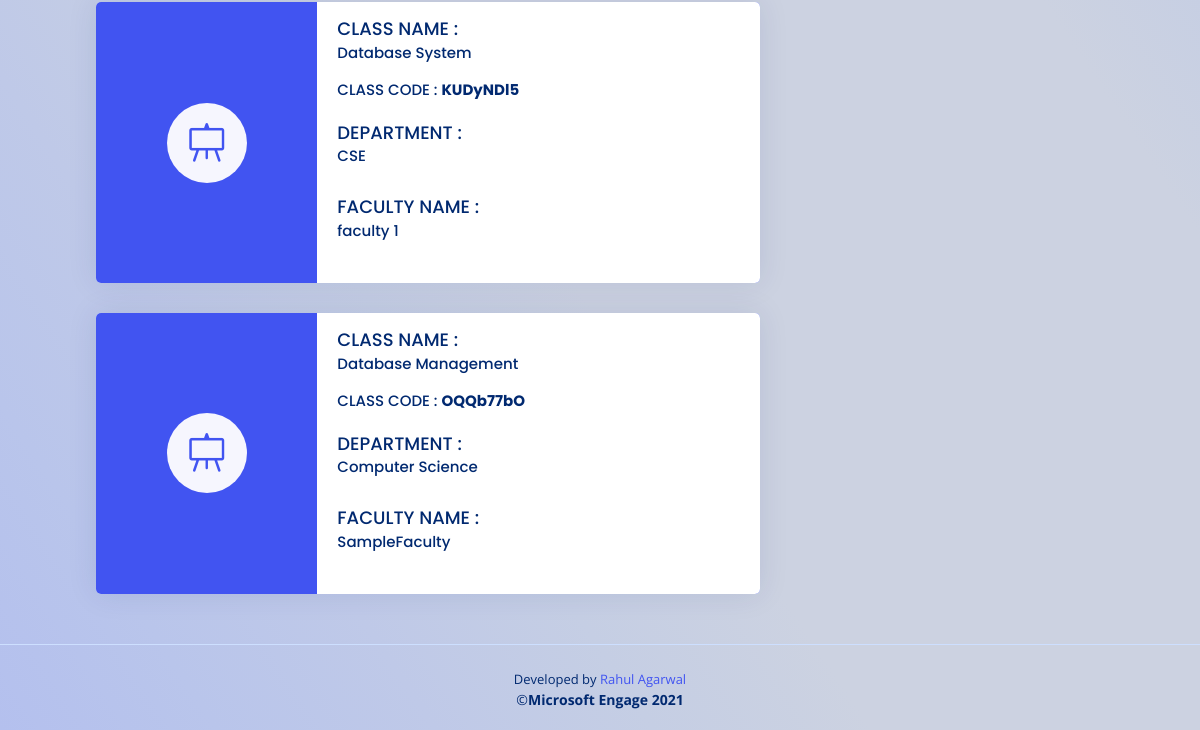
Before: /student_dashboard/ (signed in, lower part) with the older database file.
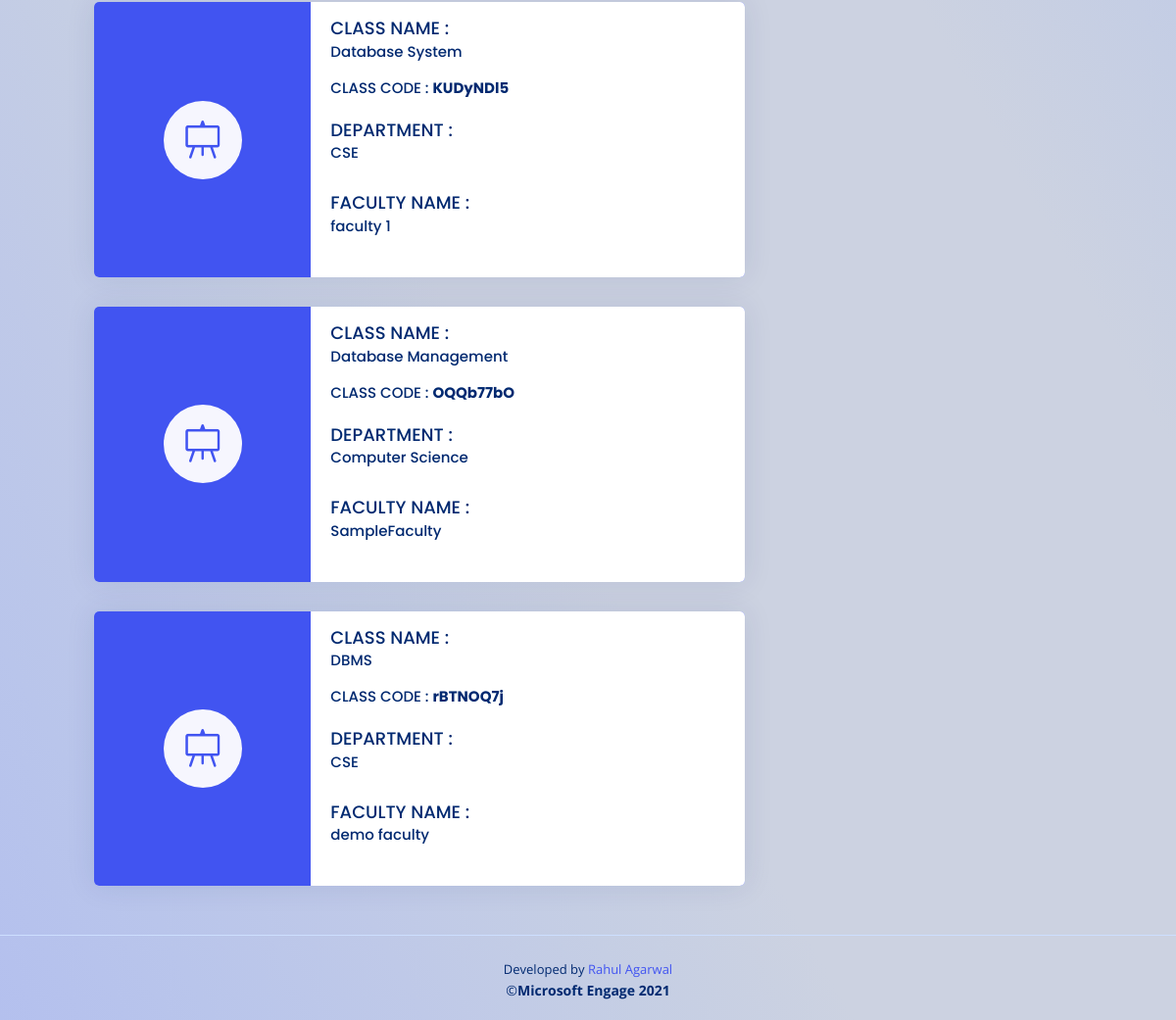
After: the same page with the newer database file.
### myapp/models.py (models this page shows, shortened)
class ClassRoom(models.Model):
    classId = models.CharField(max_length=10,primary_key=True)
    classname = models.CharField(max_length=50,null=False)
    classDepartment = models.CharField(max_length=50,null=False)
    academicYear = models.CharField(max_length=2,null=False)
    classLink = models.TextField(blank=False,null=True)
    classFacultyID = models.ForeignKey(FacultyDetails,on_delete=models.CASCADE)
    classFacultyName = models.CharField(max_length=100,null=False)
    classTimeTable = models.TextField(blank=True,null=True,default="")
    classCreationTime = models.DateTimeField(default=datetime.now,null=True)

### myapp/views.py (the view, shortened to what this page needs)
# urls.py: path('student_dashboard/',views.studentDashboard,name='studentDashboard'),
@login_required
def studentDashboard(request):
    if request.user.is_active and not request.user.is_staff and not request.user.is_superuser:
        user = request.user
        student = StudentDetails.objects.get(studentId = user.pk)
        userDetails = StudentDetails.objects.get(studentId = user.pk)
        classRoomList = StudentClassroomList.objects.get(studentId_id = user.pk)
        dict = json.loads(classRoomList.classList)
        temp = [*dict]
        classList =[]
        for x in temp:
            temp = ClassRoom.objects.get(classId = x)
            classList.append(temp)
        context={
            'classList' : classList,
            'userDetails' : userDetails
        }
        return render(request,'student/studentDashboard.html',context)
    else:
        return redirect('studentLogin')

### myapp/templates/student/studentDashboard.html (shortened to what this page needs)
{% extends 'base.html' %}
{% block content %}
  <main id="main" class="main px-lg-5 mx-lg-5">
    <section class="section dashboard">
      <div class="row">
        <div class="col-lg-8">
          <div class="row">
          {% if classList %}
            {% for class in classList %}
                <div class="col-xxl-6 col-lg-12">
                  <a href="{% url 'studentSubject' class.pk %}">
                    <div class="card info-card sales-card pb-0">
                     <div class="row g-0" style="background: #4154f1">
                       <div class="col-md-4 align-self-center ">
                         <div class="card-icon rounded-circle d-flex align-items-center justify-content-center mx-auto" style="height: 5rem; width:5rem;">
                           <i class="bi bi-easel" style="font-size: 2.5rem;"></i>
                         </div>
                       </div>
                       <div class="col-md-8 bg-white">
                         <div class="card-body my-1  mt-2 mb-0">
                           <h5 class="card-title  mb-0 pt-2 pb-0" style="text-transform: uppercase;">CLASS NAME : </h5>
                           <h5 class="card-title mt-0 pt-1 mb-0" style="font-size:15px;">{{class.classname | truncatechars:20}}</h5>
                           <h5 class="card-title mt-0 pt-1 my-0" style="font-size:15px;">CLASS CODE : <strong>{{class.pk}}</strong></h5>
                           <h5 class="card-title  mb-0 pt-2 pb-0" style="text-transform: uppercase;">DEPARTMENT :</h5>
                           <h5 class="card-title mt-0 pt-1" style="font-size:15px;">{{class.classDepartment | truncatechars:25}}</h5>
                           <h5 class="card-title  mb-0 pt-2 pb-0" style="text-transform: uppercase;">FACULTY NAME :</h5>
                           <h5 class="card-title mt-0 pt-1" style="font-size:15px;">{{class.classFacultyName | truncatechars:28}}</h5>
                         </div>
                       </div>
                     </div>
                   </div>
                  </a>
              </div>
            {% endfor %}
          {% endif %}
          </div>
        </div>
        <div class="col-lg-4">
        </div>
      </div>
    </section>
  </main>
  {% include 'partials/_footer.html'%}
{% endblock %}

Changed rows visible on the page:
added ClassRoom: classname "DBMS", pk "rBTNOQ7j", classDepartment "CSE", classFacultyName "demo faculty"
